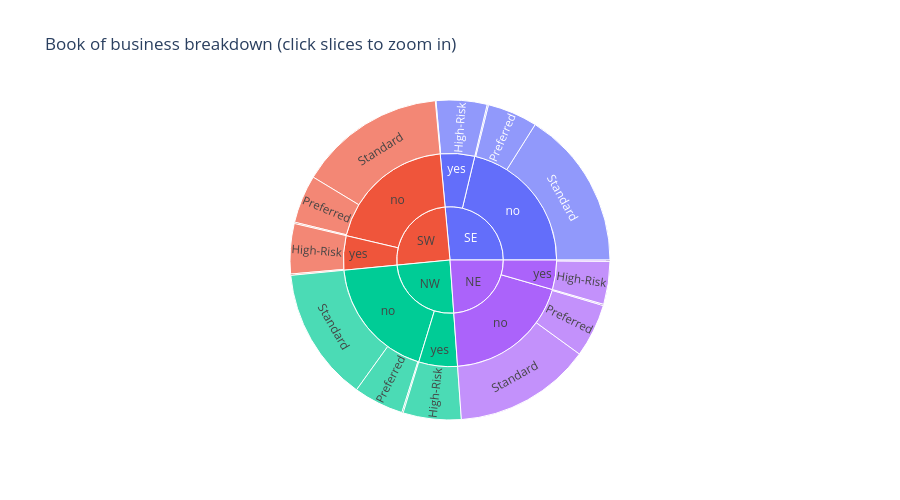

The code cell stored with this chart in its notebook:
### Code cell
# Plotly excels at multi-dimensional views
# Sunburst chart — hierarchical breakdown of the book of business
agg = df.groupby(['region', 'smoker', 'risk_tier'], observed=True).size().reset_index(name='count')

fig = px.sunburst(
    agg, path=['region', 'smoker', 'risk_tier'], values='count',
    title='Book of business breakdown (click slices to zoom in)',
    height=500
)
fig.show()

### Figure 1 — Plotly figure (JSON) as saved in the notebook; plotly's stock layout.template omitted (floating-point values rounded to 4 significant figures)
{"data": [{"branchvalues": "total", "domain": {"x": [0, 1], "y": [0, 1]}, "hovertemplate": "labels=%{label}<br>count=%{value}<br>parent=%{parent}<br>id=%{id}<extra></extra>", "ids": ["NE/no/Preferred", "NE/no/Standard", "NE/no/High-Risk", "NE/yes/Standard", "NE/yes/High-Risk", "NW/no/Preferred", "NW/no/Standard", "NW/no/High-Risk", "NW/yes/High-Risk", "SE/no/Preferred", "SE/no/Standard", "SE/no/High-Risk", "SE/yes/Standard", "SE/yes/High-Risk", "SW/no/Preferred", "SW/no/Standard", "SW/no/High-Risk", "SW/yes/Standard", "SW/yes/High-Risk", "NE/no", "NE/yes", "NW/no", "NW/yes", "SE/no", "SE/yes", "SW/no", "SW/yes", "NE", "NW", "SE", "SW"], "labels": ["Preferred", "Standard", "High-Risk", "Standard", "High-Risk", "Preferred", "Standard", "High-Risk", "High-Risk", "Preferred", "Standard", "High-Risk", "Standard", "High-Risk", "Preferred", "Standard", "High-Risk", "Standard", "High-Risk", "no", "yes", "no", "yes", "no", "yes", "no", "yes", "NE", "NW", "SE", "SW"], "name": "", "parents": ["NE/no", "NE/no", "NE/no", "NE/yes", "NE/yes", "NW/no", "NW/no", "NW/no", "NW/yes", "SE/no", "SE/no", "SE/no", "SE/yes", "SE/yes", "SW/no", "SW/no", "SW/no", "SW/yes", "SW/yes", "NE", "NE", "NW", "NW", "SE", "SE", "SW", "SW", "", "", "", ""], "type": "sunburst", "values": [81.0, 208.0, 2.0, 2.0, 65.0, 76.0, 203.0, 2.0, 88.0, 76.0, 241.0, 2.0, 1.0, 77.0, 73.0, 223.0, 2.0, 2.0, 76.0, 291.0, 67.0, 281.0, 88.0, 319.0, 78.0, 298.0, 78.0, 358.0, 369.0, 397.0, 376.0]}], "layout": {"height": 500, "legend": {"tracegroupgap": 0}, "title": {"text": "Book of business breakdown (click slices to zoom in)"}}}
